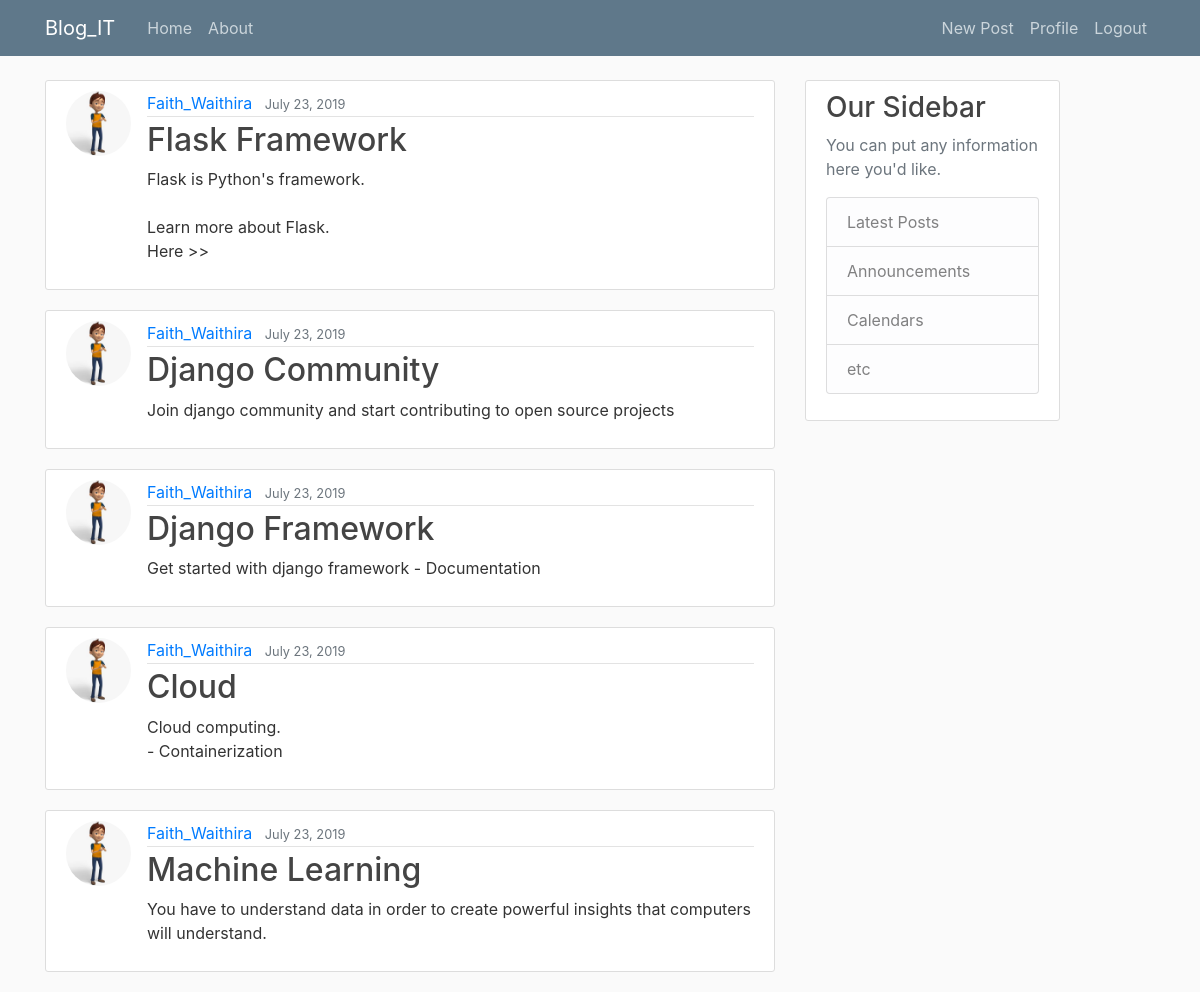
The page / (signed in) on the database its author committed.
### blog/models.py (models this page shows, shortened)
class Post(models.Model):
	title = models.CharField(max_length=20)
	content = models.TextField(max_length=150)
	date_posted = models.DateTimeField(default=timezone.now)
	author = models.ForeignKey(User, on_delete=models.CASCADE)

### users/models.py (models this page shows, shortened)
class Profile(models.Model):
	user = models.OneToOneField(User, on_delete = models.CASCADE)
	image = models.ImageField(default = 'default.jpg', upload_to = 'profile_pics')

### blog/views.py (the view)
# urls.py: path('', PostListView.as_view(), name='blog-home'),
class PostListView(ListView):
	model = Post
	template_name = "blog/home.html"
	context_object_name = "posts"
	ordering = ["-date_posted"]
	paginate_by = 5

### blog/templates/blog/home.html
{% extends  "blog/base.html" %}
{% block content %}
  {% for post in posts %}
  <article class="media content-section">
    <img class="rounded-circle article-img" src="{{ post.author.profile.image.url }}">
  <div class="media-body">
    <div class="article-metadata">
      <a class="mr-2" href="#">{{ post.author }}</a>
      <small class="text-muted">{{ post.date_posted|date:"F d, Y" }}</small>
    </div>
    <h2><a class="article-title" href="#">{{ post.title }}</a></h2>
    <p class="article-content">{{ post.content }}</p>
  </div>
</article>
  {% endfor %}
{% endblock content%}

### blog/static/blog/main.css (style rules this page uses)
body { background: #fafafa; color: #333333; margin-top: 5rem; }
h1, h2, h3, h4, h5, h6 { color: #444444; }
.content-section { background: #ffffff; padding: 10px 20px; border: 1px solid #dddddd; border-radius: 3px; margin-bottom: 20px; }
.article-title { color: #444444; }
.article-content { white-space: pre-line; }
.article-img { height: 65px; width: 65px; margin-right: 16px; }
.article-metadata { padding-bottom: 1px; margin-bottom: 4px; border-bottom: 1px solid #e3e3e3 }

### rows shown on the page
Post: author.profile.image (picture), author "Faith_Waithira", date_posted "July 23, 2019", title "Flask Framework", content "Flask is Python's framework. Learn more about Flask. Here >>"
Post: author.profile.image (picture), author "Faith_Waithira", date_posted "July 23, 2019", title "Django Community", content "Join django community and start contributing to open source projects"
Post: author.profile.image (picture), author "Faith_Waithira", date_posted "July 23, 2019", title "Django Framework", content "Get started with django framework - Documentation"
Post: author.profile.image (picture), author "Faith_Waithira", date_posted "July 23, 2019", title "Cloud", content "Cloud computing. - Containerization"
Post: author.profile.image (picture), author "Faith_Waithira", date_posted "July 23, 2019", title "Machine Learning", content "You have to understand data in order to create powerful insights that computers will understand."
